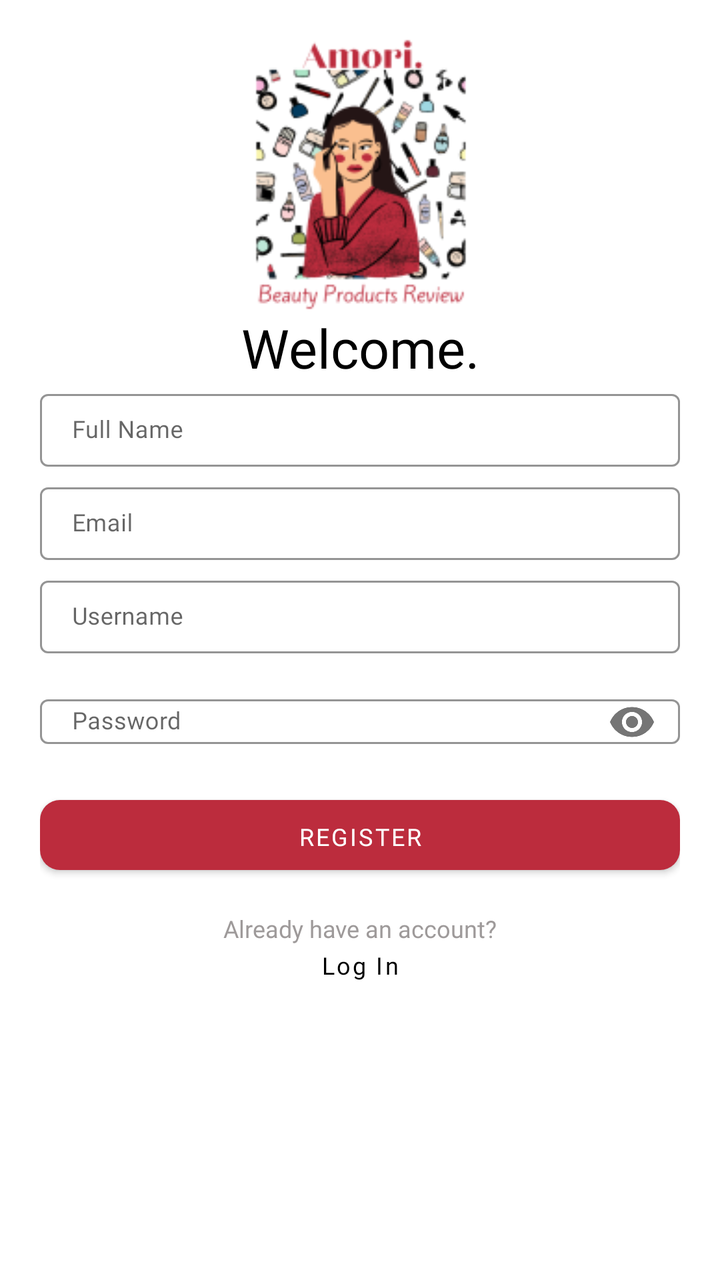
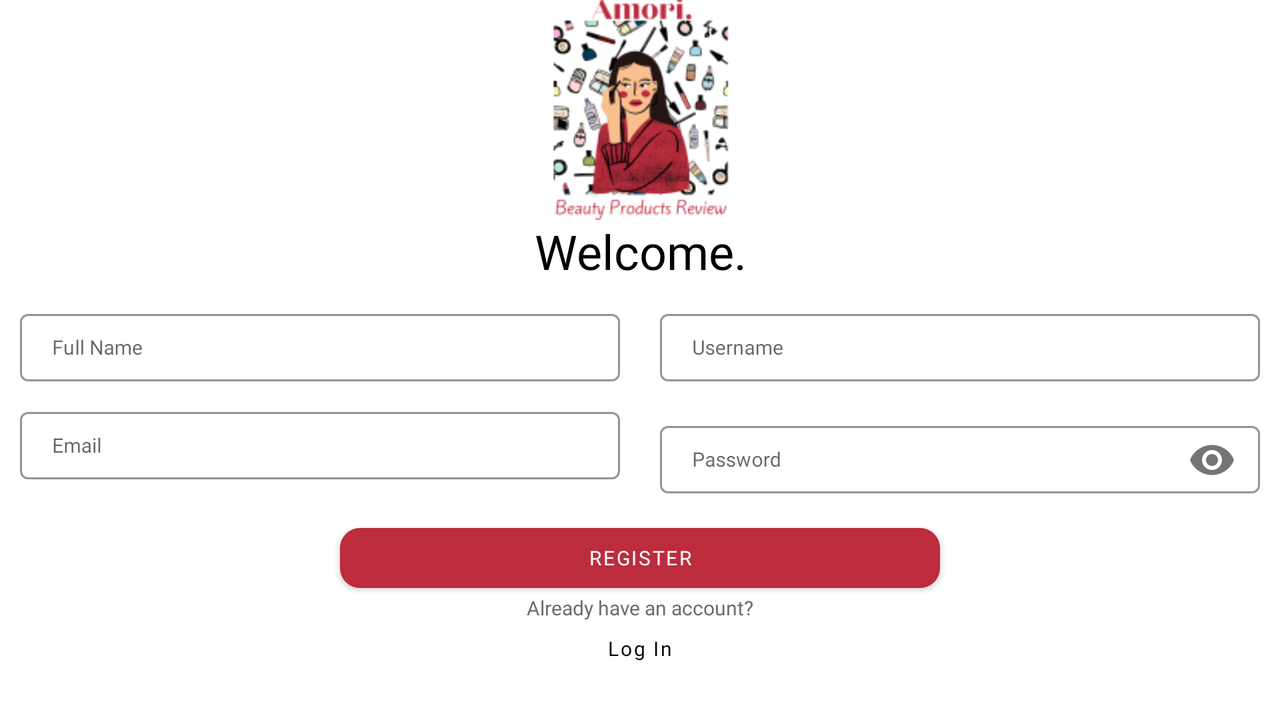

One screen, two layout resources from the same app: the default and the repository's alternative for another configuration. Each is rendered where Android would select it; the XML of both is given below.
<!-- AndroidManifest.xml: application theme AppTheme -->
<!-- res/layout/activity_register.xml -->
<?xml version="1.0" encoding="utf-8"?>
<LinearLayout xmlns:android="http://schemas.android.com/apk/res/android"
    xmlns:app="http://schemas.android.com/apk/res-auto"
    xmlns:tools="http://schemas.android.com/tools"
    android:layout_width="match_parent"
    android:layout_height="match_parent"
    tools:context=".Login"
    android:orientation="vertical">

    <ImageView
        android:layout_width="300dp"
        android:layout_height="300dp"
        android:layout_marginTop="-45dp"
        android:layout_gravity="center"
        android:src="@mipmap/amori_logo_foreground" />

    <TextView
        android:id="@+id/textView3"
        android:layout_width="match_parent"
        android:layout_height="wrap_content"
        android:layout_marginTop="-100dp"
        android:fontFamily="@font/poppins_semibold"
        android:gravity="center_horizontal"
        android:text="Welcome."
        android:textAlignment="center"
        android:textColor="#000000"
        android:textSize="27sp" />

    <LinearLayout
        android:layout_width="match_parent"
        android:layout_height="wrap_content"
        android:orientation="vertical"
        android:paddingHorizontal="20dp"
        app:layout_constraintTop_toBottomOf="@+id/textView3">

        <com.google.android.material.textfield.TextInputLayout
            android:id="@+id/fullname"
            style="@style/Widget.MaterialComponents.TextInputLayout.OutlinedBox"
            android:layout_width="match_parent"
            android:layout_height="wrap_content"
            android:hint="Full Name"
            android:textSize="12sp"
            app:boxStrokeColor="@color/kPrimaryLightColor"
            app:hintTextColor="@color/kPrimaryColor">

            <com.google.android.material.textfield.TextInputEditText
                android:layout_width="match_parent"
                android:layout_height="wrap_content"
                android:fontFamily="@font/poppins"
                android:padding="10dp"
                android:textSize="12sp" />

        </com.google.android.material.textfield.TextInputLayout>

        <RelativeLayout
            android:layout_width="match_parent"
            android:layout_height="5dp" />

        <com.google.android.material.textfield.TextInputLayout
            android:id="@+id/email"
            style="@style/Widget.MaterialComponents.TextInputLayout.OutlinedBox"
            android:layout_width="match_parent"
            android:layout_height="wrap_content"
            android:hint="Email"
            android:textSize="12sp"
            app:boxStrokeColor="@color/kPrimaryLightColor"
            app:hintTextColor="@color/kPrimaryColor">

            <com.google.android.material.textfield.TextInputEditText
                android:layout_width="match_parent"
                android:layout_height="wrap_content"
                android:fontFamily="@font/poppins"
                android:inputType="textEmailAddress"
                android:padding="10dp"
                android:textSize="12sp" />

        </com.google.android.material.textfield.TextInputLayout>

        <RelativeLayout
            android:layout_width="match_parent"
            android:layout_height="5dp" />

        <com.google.android.material.textfield.TextInputLayout
            android:id="@+id/username"
            style="@style/Widget.MaterialComponents.TextInputLayout.OutlinedBox"
            android:layout_width="match_parent"
            android:layout_height="wrap_content"
            android:hint="Username"
            app:boxStrokeColor="@color/kPrimaryLightColor"
            app:hintTextColor="@color/kPrimaryColor">

            <com.google.android.material.textfield.TextInputEditText
                android:layout_width="match_parent"
                android:layout_height="wrap_content"
                android:fontFamily="@font/poppins"
                android:padding="10dp"
                android:textSize="12sp" />

        </com.google.android.material.textfield.TextInputLayout>

        <RelativeLayout
            android:layout_width="match_parent"
            android:layout_height="5dp" />

        <com.google.android.material.textfield.TextInputLayout
            android:id="@+id/password"
            style="@style/Widget.MaterialComponents.TextInputLayout.OutlinedBox"
            android:layout_width="match_parent"
            android:layout_height="wrap_content"
            android:hint="Password"
            android:textSize="12sp"
            app:boxStrokeColor="@color/kPrimaryLightColor"
            app:hintTextColor="@color/kPrimaryColor"
            app:passwordToggleEnabled="true">

            <com.google.android.material.textfield.TextInputEditText
                android:layout_width="match_parent"
                android:layout_height="wrap_content"
                android:fontFamily="@font/poppins"
                android:inputType="textPassword"
                android:padding="3dp"
                android:textSize="12sp" />

        </com.google.android.material.textfield.TextInputLayout>

        <Button
            android:id="@+id/btn_regis"
            android:layout_width="match_parent"
            android:layout_height="35dp"
            android:layout_gravity="center"
            android:layout_marginTop="15dp"
            android:layout_marginBottom="15dp"
            android:background="@drawable/round_bg"
            android:fontFamily="@font/poppins"
            android:text="REGISTER"
            android:textColor="#FFFFFF"
            android:textSize="12sp"
            app:backgroundTint="@color/kPrimaryColor" />

        <TextView
            android:layout_width="200dp"
            android:layout_height="wrap_content"
            android:layout_gravity="center"
            android:layout_marginTop="6dp"
            android:background="#00000000"
            android:fontFamily="@font/poppins"
            android:text="Already have an account?"
            android:textAlignment="center"
            android:textAllCaps="false"
            android:textColor="#9E9A9A"
            android:textSize="12sp" />

        <Button
            android:id="@+id/btn_login"
            android:layout_width="200dp"
            android:layout_height="40dp"
            android:layout_gravity="center"
            android:layout_marginTop="-10dp"
            android:background="#00000000"
            android:fontFamily="@font/poppins"
            android:text="Log In"
            android:textAllCaps="false"
            android:textColor="#000000"
            android:textSize="12sp" />

    </LinearLayout>

</LinearLayout>
<!-- resources referenced by this layout -->
<resources>
  <color name="kPrimaryColor">#BC2C3D</color>
  <color name="kPrimaryLightColor">#FFEBEB</color>
  <!-- drawable round_bg (drawable) -->
  <?xml version="1.0" encoding="utf-8"?>
  <shape xmlns:android="http://schemas.android.com/apk/res/android">
      <corners
          android:radius="10dp"
          />
  
      <solid android:color="@color/kPrimaryColor"/>
  </shape>
  <!-- mipmap amori_logo_foreground: png bitmap (mipmap-hdpi, 8606 bytes) -->
  <style name="AppTheme" parent="Theme.MaterialComponents.Light.NoActionBar">
          
          <item name="colorPrimary">@color/kPrimaryColor</item>
      </style>
</resources>
<!-- res/layout-land/activity_register.xml (the repository's variant of the layout above) -->
<!-- drawn on the phone turned sideways -->
<?xml version="1.0" encoding="utf-8"?>
<LinearLayout xmlns:android="http://schemas.android.com/apk/res/android"
    xmlns:app="http://schemas.android.com/apk/res-auto"
    xmlns:tools="http://schemas.android.com/tools"
    android:layout_width="match_parent"
    android:layout_height="match_parent"
    tools:context=".Login"
    android:orientation="vertical"
    android:gravity="center">

    <ImageView
        android:layout_width="250dp"
        android:layout_height="250dp"
        android:layout_marginTop="-20dp"
        android:layout_gravity="center"
        android:src="@mipmap/amori_logo_foreground" />

    <TextView
        android:layout_marginTop="-85dp"
        android:layout_width="match_parent"
        android:layout_height="wrap_content"
        android:text="Welcome."
        android:fontFamily="@font/poppins_semibold"
        android:textSize="24sp"
        android:textColor="#000000"
        android:textAlignment="center"/>


    <LinearLayout
        android:layout_marginTop="10dp"
        android:orientation="horizontal"
        android:layout_height="wrap_content"
        android:layout_width="fill_parent">

        <LinearLayout
            android:orientation="vertical"
            android:layout_weight="1"
            android:layout_height="fill_parent"
            android:layout_width="0dp"
            android:paddingHorizontal="10dp">

            <com.google.android.material.textfield.TextInputLayout
                android:id="@+id/fullname"
                style="@style/Widget.MaterialComponents.TextInputLayout.OutlinedBox"
                android:layout_width="match_parent"
                android:layout_height="wrap_content"
                android:hint="Full Name"
                android:textSize="12sp"
                app:boxStrokeColor="@color/kPrimaryLightColor"
                app:hintTextColor="@color/kPrimaryColor">

                <com.google.android.material.textfield.TextInputEditText
                    android:layout_width="match_parent"
                    android:layout_height="wrap_content"
                    android:fontFamily="@font/poppins"
                    android:padding="10dp"
                    android:textSize="10sp" />

            </com.google.android.material.textfield.TextInputLayout>

            <RelativeLayout
                android:layout_width="match_parent"
                android:layout_height="10dp" />

            <com.google.android.material.textfield.TextInputLayout
                android:id="@+id/email"
                style="@style/Widget.MaterialComponents.TextInputLayout.OutlinedBox"
                android:layout_width="match_parent"
                android:layout_height="wrap_content"
                android:hint="Email"
                android:textSize="12sp"
                app:boxStrokeColor="@color/kPrimaryLightColor"
                app:hintTextColor="@color/kPrimaryColor">

                <com.google.android.material.textfield.TextInputEditText
                    android:layout_width="match_parent"
                    android:layout_height="wrap_content"
                    android:fontFamily="@font/poppins"
                    android:inputType="textEmailAddress"
                    android:padding="10dp"
                    android:textSize="10sp" />

            </com.google.android.material.textfield.TextInputLayout>



        </LinearLayout>

        <LinearLayout
            android:orientation="vertical"
            android:layout_weight="1"
            android:layout_height="fill_parent"
            android:layout_width="0dp"
            android:paddingHorizontal="10dp">

            <com.google.android.material.textfield.TextInputLayout
                android:id="@+id/username"
                style="@style/Widget.MaterialComponents.TextInputLayout.OutlinedBox"
                android:layout_width="match_parent"
                android:layout_height="wrap_content"
                android:hint="Username"
                app:boxStrokeColor="@color/kPrimaryLightColor"
                app:hintTextColor="@color/kPrimaryColor">

                <com.google.android.material.textfield.TextInputEditText
                    android:layout_width="match_parent"
                    android:layout_height="wrap_content"
                    android:fontFamily="@font/poppins"
                    android:padding="10dp"
                    android:textSize="10sp" />

            </com.google.android.material.textfield.TextInputLayout>

            <RelativeLayout
                android:layout_width="match_parent"
                android:layout_height="10dp" />

            <com.google.android.material.textfield.TextInputLayout
                android:id="@+id/password"
                style="@style/Widget.MaterialComponents.TextInputLayout.OutlinedBox"
                android:layout_width="match_parent"
                android:layout_height="wrap_content"
                android:hint="Password"
                android:textSize="12sp"
                app:boxStrokeColor="@color/kPrimaryLightColor"
                app:hintTextColor="@color/kPrimaryColor"
                app:passwordToggleEnabled="true">

                <com.google.android.material.textfield.TextInputEditText
                    android:layout_width="match_parent"
                    android:layout_height="wrap_content"
                    android:fontFamily="@font/poppins"
                    android:inputType="textPassword"
                    android:padding="10dp"
                    android:textSize="10sp" />

            </com.google.android.material.textfield.TextInputLayout>

        </LinearLayout>

    </LinearLayout>

    <Button
        android:id="@+id/btn_regis"
        android:layout_width="300dp"
        android:layout_height="30dp"
        android:layout_marginTop="10dp"
        android:layout_gravity="center"
        android:padding="0dp"
        android:background="@drawable/round_bg"
        android:fontFamily="@font/poppins"
        android:text="REGISTER"
        android:textColor="#FFFFFF"
        android:textSize="10sp"
        app:backgroundTint="@color/kPrimaryColor" />

    <TextView
        android:layout_width="match_parent"
        android:layout_height="20dp"
        android:text="Already have an account?"
        android:textSize="10sp"
        android:textColor="@color/kGreyColor"
        android:fontFamily="@font/poppins"
        android:gravity="center"
        />

    <Button
        android:id="@+id/btn_login"
        android:layout_width="200dp"
        android:layout_height="40dp"
        android:layout_gravity="center"
        android:layout_marginTop="-10dp"
        android:background="#00000000"
        android:fontFamily="@font/poppins"
        android:text="Log In"
        android:textAllCaps="false"
        android:textColor="#000000"
        android:textSize="10sp" />



</LinearLayout>
<!-- resources referenced by the variant -->
<!-- as the phone turned sideways resolves them -->
<resources>
  <color name="kGreyColor">#706A6A</color>
  <color name="kPrimaryColor">#BC2C3D</color>
  <color name="kPrimaryLightColor">#FFEBEB</color>
  <!-- drawable round_bg (drawable) -->
  <?xml version="1.0" encoding="utf-8"?>
  <shape xmlns:android="http://schemas.android.com/apk/res/android">
      <corners
          android:radius="10dp"
          />
  
      <solid android:color="@color/kPrimaryColor"/>
  </shape>
  <!-- mipmap amori_logo_foreground: png bitmap (mipmap-hdpi, 8606 bytes) -->
  <style name="AppTheme" parent="Theme.MaterialComponents.Light.NoActionBar">
          
          <item name="colorPrimary">@color/kPrimaryColor</item>
      </style>
</resources>
